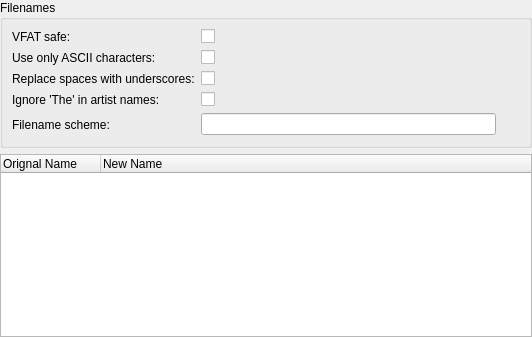
<?xml version="1.0" encoding="UTF-8"?>
<ui version="4.0">
 <class>TrackOrganiser</class>
 <widget class="QWidget" name="TrackOrganiser">
  <property name="geometry">
   <rect>
    <x>0</x>
    <y>0</y>
    <width>532</width>
    <height>337</height>
   </rect>
  </property>
  <layout class="QVBoxLayout" name="verticalLayout">
   <property name="margin">
    <number>0</number>
   </property>
   <item>
    <widget class="QGroupBox" name="optionsBox">
     <property name="title">
      <string>Filenames</string>
     </property>
     <layout class="QFormLayout" name="formLayout_2">
      <property name="fieldGrowthPolicy">
       <enum>QFormLayout::ExpandingFieldsGrow</enum>
      </property>
      <item row="4" column="1">
       <layout class="QHBoxLayout" name="horizontalLayout">
        <property name="spacing">
         <number>0</number>
        </property>
        <item>
         <widget class="LineEdit" name="filenameScheme">
          <property name="minimumSize">
           <size>
            <width>288</width>
            <height>0</height>
           </size>
          </property>
          <property name="readOnly">
           <bool>true</bool>
          </property>
         </widget>
        </item>
        <item>
         <widget class="QToolButton" name="configFilename">
          <property name="autoRaise">
           <bool>true</bool>
          </property>
         </widget>
        </item>
       </layout>
      </item>
      <item row="4" column="0">
       <widget class="BuddyLabel" name="label_6">
        <property name="text">
         <string>Filename scheme:</string>
        </property>
        <property name="buddy">
         <cstring>filenameScheme</cstring>
        </property>
       </widget>
      </item>
      <item row="3" column="1">
       <widget class="QCheckBox" name="ignoreThe">
        <property name="text">
         <string/>
        </property>
       </widget>
      </item>
      <item row="3" column="0">
       <widget class="BuddyLabel" name="label_5">
        <property name="text">
         <string>Ignore 'The' in artist names:</string>
        </property>
        <property name="buddy">
         <cstring>ignoreThe</cstring>
        </property>
       </widget>
      </item>
      <item row="2" column="1">
       <widget class="QCheckBox" name="replaceSpaces">
        <property name="text">
         <string/>
        </property>
       </widget>
      </item>
      <item row="2" column="0">
       <widget class="BuddyLabel" name="label_4">
        <property name="text">
         <string>Replace spaces with underscores:</string>
        </property>
        <property name="buddy">
         <cstring>replaceSpaces</cstring>
        </property>
       </widget>
      </item>
      <item row="1" column="1">
       <widget class="QCheckBox" name="asciiOnly">
        <property name="text">
         <string/>
        </property>
       </widget>
      </item>
      <item row="1" column="0">
       <widget class="BuddyLabel" name="label_3">
        <property name="text">
         <string>Use only ASCII characters:</string>
        </property>
        <property name="buddy">
         <cstring>asciiOnly</cstring>
        </property>
       </widget>
      </item>
      <item row="0" column="1">
       <widget class="QCheckBox" name="vfatSafe">
        <property name="text">
         <string/>
        </property>
       </widget>
      </item>
      <item row="0" column="0">
       <widget class="BuddyLabel" name="label_2">
        <property name="text">
         <string>VFAT safe:</string>
        </property>
        <property name="buddy">
         <cstring>vfatSafe</cstring>
        </property>
       </widget>
      </item>
     </layout>
    </widget>
   </item>
   <item>
    <widget class="QTreeWidget" name="files">
     <property name="rootIsDecorated">
      <bool>false</bool>
     </property>
     <property name="uniformRowHeights">
      <bool>true</bool>
     </property>
     <property name="allColumnsShowFocus">
      <bool>true</bool>
     </property>
     <property name="alternatingRowColors">
      <bool>true</bool>
     </property>
     <column>
      <property name="text">
       <string>Orignal Name</string>
      </property>
     </column>
     <column>
      <property name="text">
       <string>New Name</string>
      </property>
     </column>
    </widget>
   </item>
  </layout>
 </widget>
 <customwidgets>
  <customwidget>
   <class>LineEdit</class>
   <extends>QLineEdit</extends>
   <header>lineedit.h</header>
  </customwidget>
  <customwidget>
   <class>BuddyLabel</class>
   <extends>QLabel</extends>
   <header>buddylabel.h</header>
  </customwidget>
 </customwidgets>
 <tabstops>
  <tabstop>vfatSafe</tabstop>
  <tabstop>asciiOnly</tabstop>
  <tabstop>replaceSpaces</tabstop>
  <tabstop>ignoreThe</tabstop>
  <tabstop>filenameScheme</tabstop>
  <tabstop>configFilename</tabstop>
  <tabstop>files</tabstop>
 </tabstops>
 <resources/>
 <connections/>
</ui>
